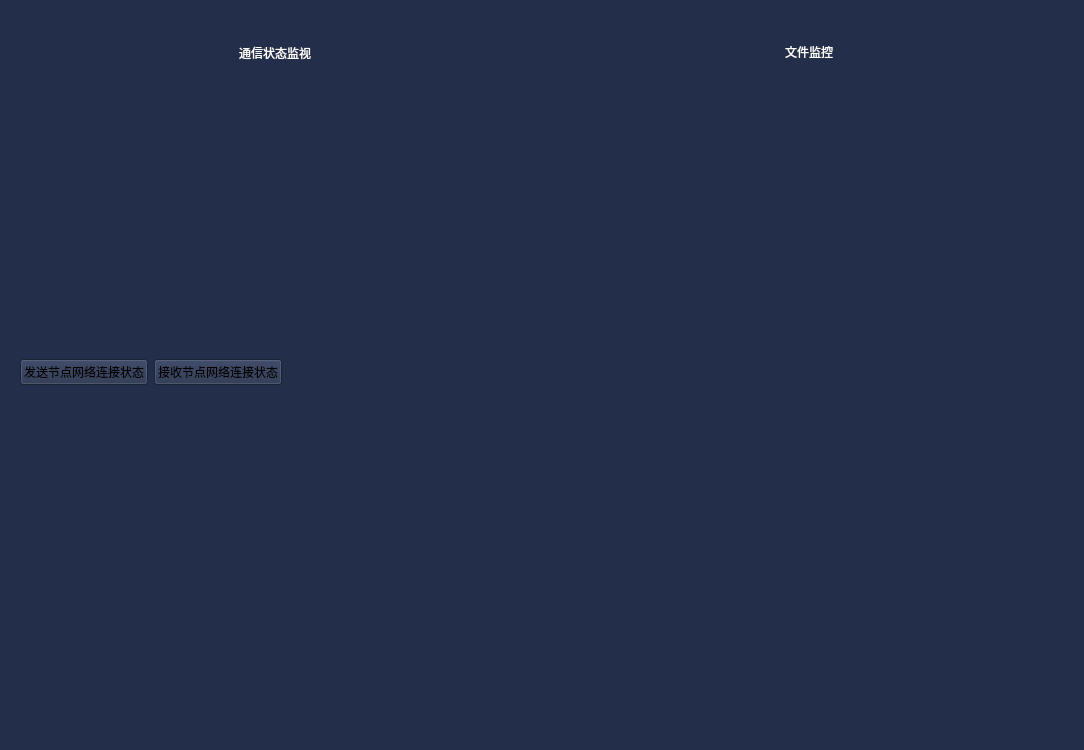
<?xml version="1.0" encoding="UTF-8"?>
<ui version="4.0">
 <class>DataMonitorDialog</class>
 <widget class="QWidget" name="DataMonitorDialog">
  <property name="geometry">
   <rect>
    <x>0</x>
    <y>0</y>
    <width>1084</width>
    <height>750</height>
   </rect>
  </property>
  <property name="windowTitle">
   <string>Form</string>
  </property>
  <property name="styleSheet">
   <string notr="true">background-color: #232e4a;
</string>
  </property>
  <layout class="QVBoxLayout" name="verticalLayout_3" stretch="9,1">
   <item>
    <layout class="QHBoxLayout" name="horizontalLayout_4">
     <item>
      <widget class="QWidget" name="widget" native="true">
       <property name="styleSheet">
        <string notr="true">QLabel{
color:white;
}</string>
       </property>
       <layout class="QVBoxLayout" name="verticalLayout" stretch="1,4,1,4">
        <item>
         <layout class="QHBoxLayout" name="horizontalLayout">
          <item>
           <spacer name="horizontalSpacer">
            <property name="orientation">
             <enum>Qt::Horizontal</enum>
            </property>
            <property name="sizeHint" stdset="0">
             <size>
              <width>40</width>
              <height>20</height>
             </size>
            </property>
           </spacer>
          </item>
          <item>
           <widget class="QLabel" name="label">
            <property name="text">
             <string>通信状态监视</string>
            </property>
           </widget>
          </item>
          <item>
           <spacer name="horizontalSpacer_2">
            <property name="orientation">
             <enum>Qt::Horizontal</enum>
            </property>
            <property name="sizeHint" stdset="0">
             <size>
              <width>40</width>
              <height>20</height>
             </size>
            </property>
           </spacer>
          </item>
         </layout>
        </item>
        <item>
         <widget class="QWidget" name="widget_3" native="true">
          <layout class="QGridLayout" name="gridLayout"/>
         </widget>
        </item>
        <item>
         <layout class="QHBoxLayout" name="horizontalLayout_2">
          <item>
           <widget class="QPushButton" name="pushButton">
            <property name="text">
             <string>发送节点网络连接状态</string>
            </property>
           </widget>
          </item>
          <item>
           <widget class="QPushButton" name="pushButton_2">
            <property name="text">
             <string>接收节点网络连接状态</string>
            </property>
           </widget>
          </item>
          <item>
           <spacer name="horizontalSpacer_3">
            <property name="orientation">
             <enum>Qt::Horizontal</enum>
            </property>
            <property name="sizeHint" stdset="0">
             <size>
              <width>40</width>
              <height>20</height>
             </size>
            </property>
           </spacer>
          </item>
         </layout>
        </item>
        <item>
         <widget class="QStackedWidget" name="stackedWidget"/>
        </item>
       </layout>
      </widget>
     </item>
     <item>
      <widget class="QWidget" name="widget_2" native="true">
       <property name="styleSheet">
        <string notr="true">QLabel{
color:white;
}</string>
       </property>
       <layout class="QVBoxLayout" name="verticalLayout_2" stretch="1,9">
        <item>
         <layout class="QHBoxLayout" name="horizontalLayout_3">
          <item>
           <spacer name="horizontalSpacer_4">
            <property name="orientation">
             <enum>Qt::Horizontal</enum>
            </property>
            <property name="sizeHint" stdset="0">
             <size>
              <width>40</width>
              <height>20</height>
             </size>
            </property>
           </spacer>
          </item>
          <item>
           <widget class="QLabel" name="label_2">
            <property name="text">
             <string>文件监控</string>
            </property>
           </widget>
          </item>
          <item>
           <spacer name="horizontalSpacer_5">
            <property name="orientation">
             <enum>Qt::Horizontal</enum>
            </property>
            <property name="sizeHint" stdset="0">
             <size>
              <width>40</width>
              <height>20</height>
             </size>
            </property>
           </spacer>
          </item>
         </layout>
        </item>
        <item>
         <widget class="QWidget" name="widget_4" native="true">
          <layout class="QGridLayout" name="gridLayout_2"/>
         </widget>
        </item>
       </layout>
      </widget>
     </item>
    </layout>
   </item>
   <item>
    <widget class="QWidget" name="widget_5" native="true">
     <layout class="QHBoxLayout" name="horizontalLayout_5"/>
    </widget>
   </item>
  </layout>
 </widget>
 <resources/>
 <connections/>
</ui>
